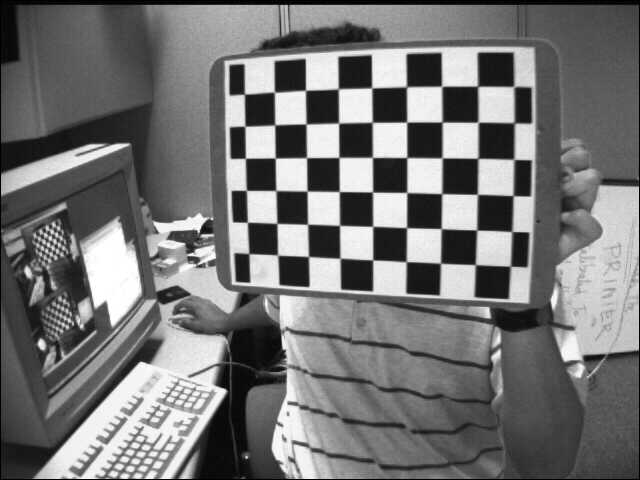
#> input picture 2_image_formation/calibration_images/left01.jpg, 640 x 480 px; its folder holds only this picture in this run
$ python 01_calibration.py
#> lines starting #> are read from the running program, lines starting #| are printed output that depends on the picture; long printed decimals are rounded
import cv2
import numpy as np
import glob
import os

# 체크보드 내부 코너 개수
CHECKERBOARD = (9, 6)

# 체크보드 한 칸 실제 크기 (mm)
square_size = 25.0

# 코너 정밀화 조건 (반복 횟수 30회 또는 정밀도 0.001 도달 시 종료)
criteria = (cv2.TERM_CRITERIA_EPS + cv2.TERM_CRITERIA_MAX_ITER, 30, 0.001)

# 실제 좌표 생성
objp = np.zeros((CHECKERBOARD[0] * CHECKERBOARD[1], 3), np.float32)
objp[:, :2] = np.mgrid[0:CHECKERBOARD[0], 0:CHECKERBOARD[1]].T.reshape(-1, 2)
objp *= square_size

# 저장할 좌표
objpoints = [] # 3D 실제 세계 좌표
imgpoints = [] # 2D 이미지 내 좌표

images = glob.glob("./calibration_images/left*.jpg")
img_size = None

# -----------------------------
# 1. 체크보드 코너 검출
# -----------------------------
for fname in images:
    img = cv2.imread(fname)
#> img is the input picture: shape (480, 640, 3); min 0, max 255, mean 116.6
    gray = cv2.cvtColor(img, cv2.COLOR_BGR2GRAY)
    if img_size is None:
        img_size = (gray.shape[1], gray.shape[0])
#> img_size = (640, 480)

    # 체크보드 코너 찾기
    ret, corners = cv2.findChessboardCorners(gray, CHECKERBOARD, None)
#> ret = True; corners = 54 rows, first 8: [244.5, 94.33], [274.6, 92.24], [305.5, 90.4], [338.4, 88.84], [371.6, 87.98], [406.8, 86.92], [441.6, 86.37], [477.6, 86.38]

    # 코너 검출에 성공한 경우에만 좌표 추가
    if ret == True:
        objpoints.append(objp)

        # 코너 위치 정밀화 (Sub-pixel accuracy)
        corners2 = cv2.cornerSubPix(gray, corners, (11, 11), (-1, -1), criteria)
#> corners2 = 54 rows, first 8: [244.4, 94.14], [274.4, 92.21], [305.5, 90.32], [338.3, 88.79], [371.7, 87.87], [406.5, 86.71], [441.6, 86.25], [477.6, 86.22]
        imgpoints.append(corners2)

        # 검출된 코너 시각화 (확인용)
        # cv2.drawChessboardCorners(img, CHECKERBOARD, corners2, ret)
        # cv2.imshow('img', img)
        # cv2.waitKey(100)

cv2.destroyAllWindows()

# -----------------------------
# 2. 카메라 캘리브레이션
# -----------------------------
# ret: 재투영 오차, K: 내부 행렬, dist: 왜곡 계수, rvecs: 회전 벡터, tvecs: 이동 벡터
ret, K, dist, rvecs, tvecs = cv2.calibrateCamera(
    objpoints,
    imgpoints,
    img_size,
    None,
    None)
#> ret = 0.161; K = [[811.4, 0, 306.3], [0, 768.8, 314.7], [0, 0, 1]]; dist = [[-0.656, 0.296, -0.0603, 0.0206, -0.406]]; rvecs = ([0.252, 0.427, 0.0302],); tvecs = ([-47.08, -169.8, 587.5],)

print("Camera Matrix K:")
print(K)
#| [[811.353   0.         306.305]
#|  [  0.         768.773 314.671 ]
#|  [  0.           0.           1.        ]]

print("\nDistortion Coefficients:")
print(dist)
#| [[-0.6556   0.2957  -0.06027  0.02059 -0.4062]]

# -----------------------------
# 3. 왜곡 보정 시각화
# -----------------------------
# 첫 번째 이미지를 불러와서 테스트
# 리스트의 첫 번째 이미지를 읽어와 테스트 진행
img = cv2.imread(images[0])
h, w = img.shape[:2]
#> h = 480; w = 640

# 왜곡 보정을 위한 최적의 새 카메라 행렬 계산
new_K, roi = cv2.getOptimalNewCameraMatrix(K, dist, (w, h), 1, (w, h))
#> new_K = [[580.9, 0, 334.3], [0, 541.3, 299], [0, 0, 1]]; roi = (80, 70, 517, 354)

# 왜곡 보정 수행 (계산된 new_K 적용)
undistorted = cv2.undistort(img, K, dist, None, new_K)
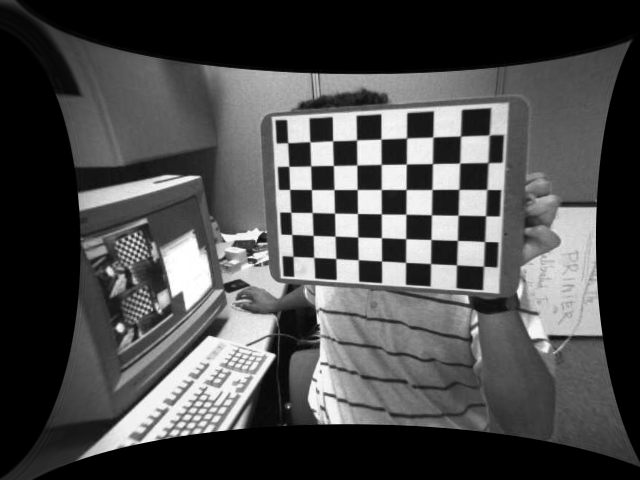
#> undistorted: shape (480, 640, 3); min 0, max 255, mean 75.3

# 결과 비교를 위해 원본과 보정본을 가로로 결합
comparison = np.hstack((img, undistorted))
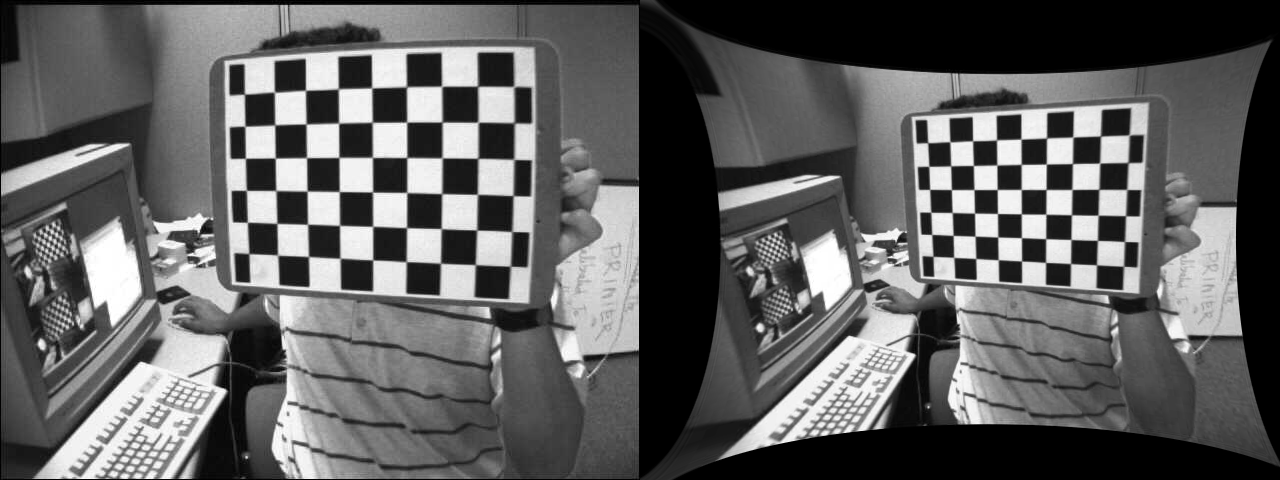
#> comparison: shape (480, 1280, 3); min 0, max 255, mean 95.9

# 화면 출력
cv2.imshow("Comparison", comparison)
cv2.waitKey(0)
cv2.destroyAllWindows()

$ run again, on 2_image_formation/calibration_images/left05.jpg
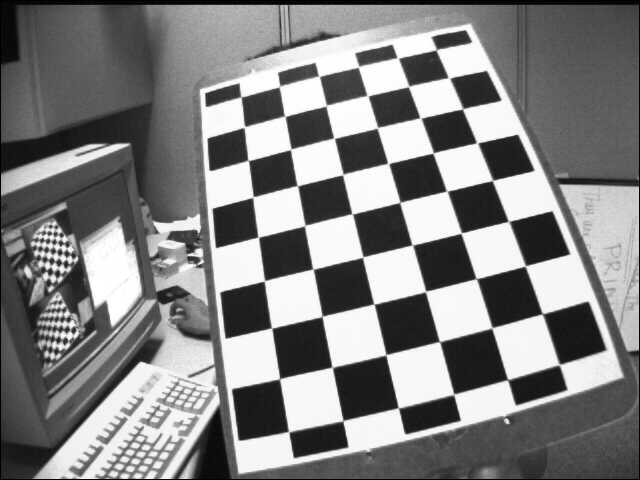
#> input picture 2_image_formation/calibration_images/left05.jpg, 640 x 480 px
#> img is the input picture: shape (480, 640, 3); min 0, max 255, mean 129.8
#> `ret, corners = cv2.findChessboardCorners(gray, CHECKERBOARD, None)`: ret = True; corners = 54 rows, first 8: [435.9, 50.23], [450, 78.54], [462.7, 108.8], [476.5, 142.8], [492.5, 180.5], [508.4, 221.1], [525.3, 265.9], [542.1, 313.6]
#> corners2 = 54 rows, first 8: [436.3, 49.72], [449, 77.82], [462.6, 108.7], [477.1, 142.9], [492.5, 180.4], [508.7, 221.4], [525.3, 265.9], [542.4, 313.8]
#> `ret, K, dist, rvecs, tvecs = cv2.calibrateCamera( objpoints, imgpoints..`: ret = 0.143; K = [[639.5, 0, 320.2], [0, 651.5, 193.3], [0, 0, 1]]; dist = [[-0.412, -0.0341, 0.027, 0.0148, 0.431]]; rvecs = ([-0.361, 0.527, 1.3],); tvecs = ([71.82, -88.53, 380.3],)
#| [[639.458   0.         320.195]
#|  [  0.         651.460 193.277]
#|  [  0.           0.           1.        ]]
#| [[-0.412 -0.03405  0.027  0.01479   0.431  ]]
#> new_K = [[521, 0, 334.1], [0, 536.2, 210.7], [0, 0, 1]]; roi = (26, 40, 593, 418)
#> `undistorted = cv2.undistort(img, K, dist, None, new_K)`:
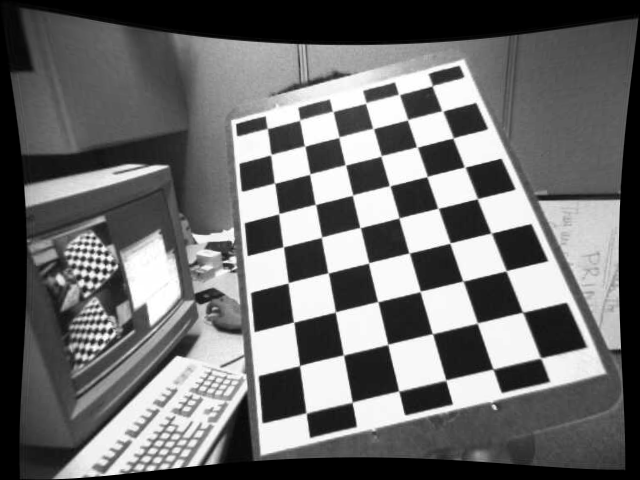
#> undistorted: shape (480, 640, 3); min 0, max 255, mean 108.8
#> `comparison = np.hstack((img, undistorted))`:
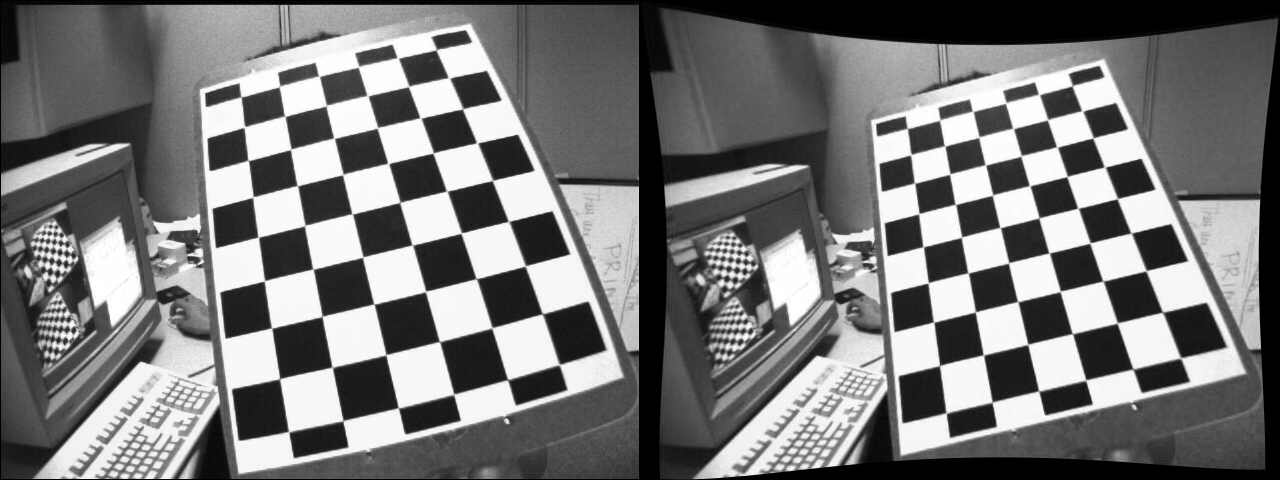
#> comparison: shape (480, 1280, 3); min 0, max 255, mean 119.3

$ run again, on 2_image_formation/calibration_images/left06.jpg
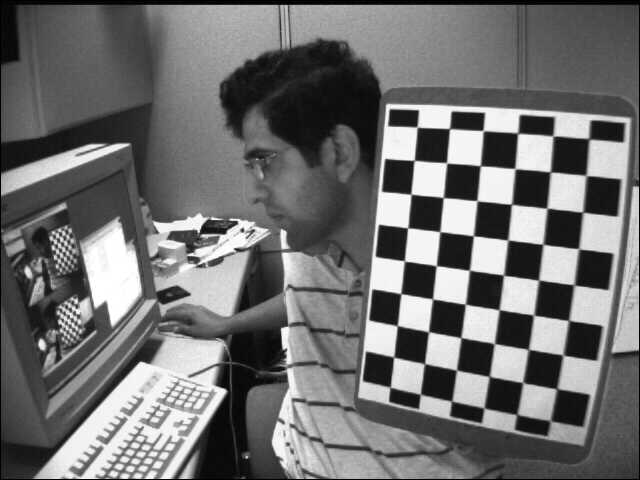
#> input picture 2_image_formation/calibration_images/left06.jpg, 640 x 480 px
#> img is the input picture: shape (480, 640, 3); min 0, max 255, mean 111.6
#> `ret, corners = cv2.findChessboardCorners(gray, CHECKERBOARD, None)`: ret = True; corners = 54 rows, first 8: [589.1, 139], [586.5, 175.8], [582, 212.4], [578.4, 248.2], [574.2, 284.7], [568.5, 320.2], [561.9, 355.4], [556.5, 388.5]
#> corners2 = 54 rows, first 8: [588.9, 138.7], [586.1, 175.5], [582.7, 212.2], [578.7, 248.8], [574, 284.9], [568.7, 320.6], [563, 355], [556.8, 388.8]
#> `ret, K, dist, rvecs, tvecs = cv2.calibrateCamera( objpoints, imgpoints..`: ret = 0.129; K = [[638.5, 0, 274.7], [0, 644.8, 221.8], [0, 0, 1]]; dist = [[-0.377, 0.0417, -9.77e-05, 0.0319, 0.101]]; rvecs = ([0.483, 0.397, 1.63],); tvecs = ([211.1, -56.21, 406.4],)
#| [[638.450   0.         274.706]
#|  [  0.         644.821 221.782]
#|  [  0.           0.           1.        ]]
#| [[-3.76940141e-01  4.17449793e-02 -9.76627187e-05  3.18911428e-02
#|    1.01376989e-01]]
#> new_K = [[518.6, 0, 300.3], [0, 508.1, 217.7], [0, 0, 1]]; roi = (42, 35, 578, 400)
#> `undistorted = cv2.undistort(img, K, dist, None, new_K)`:
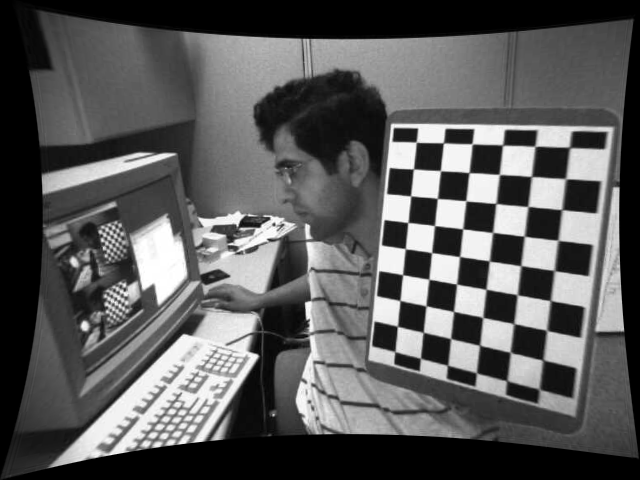
#> undistorted: shape (480, 640, 3); min 0, max 255, mean 89.4
#> `comparison = np.hstack((img, undistorted))`:
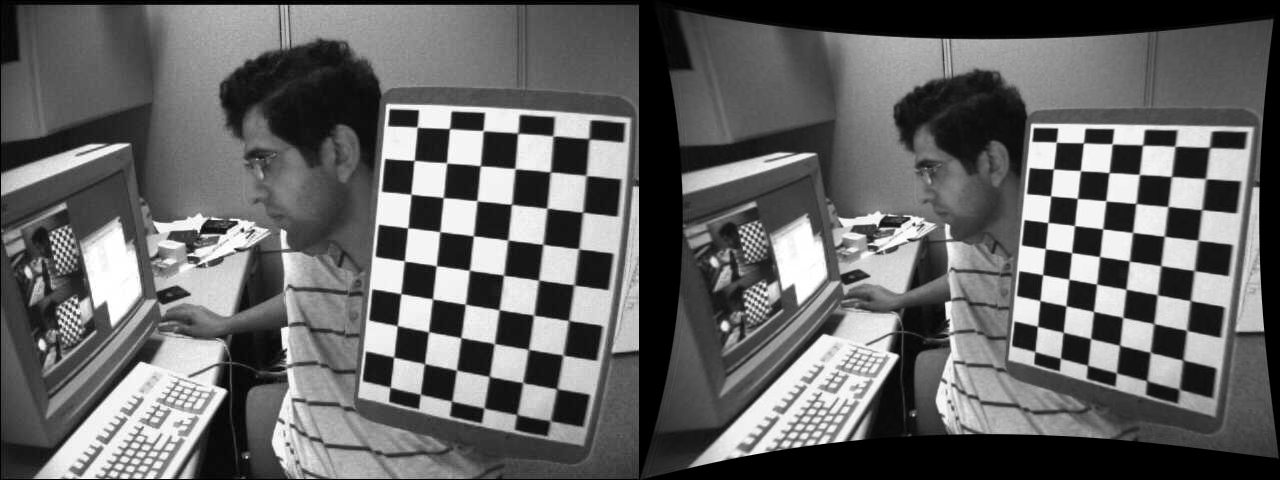
#> comparison: shape (480, 1280, 3); min 0, max 255, mean 100.5

$ run again, on 2_image_formation/calibration_images/left07.jpg
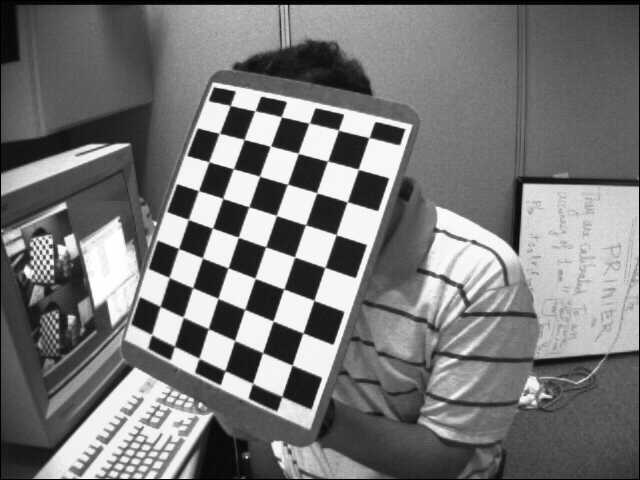
#> input picture 2_image_formation/calibration_images/left07.jpg, 640 x 480 px
#> img is the input picture: shape (480, 640, 3); min 0, max 255, mean 119.5
#> `ret, corners = cv2.findChessboardCorners(gray, CHECKERBOARD, None)`: ret = True; corners = 54 rows, first 8: [368.8, 137.9], [358.2, 169.3], [347.2, 202.1], [336.2, 234.5], [324.8, 267.4], [314.1, 300.2], [303.2, 333.1], [292.2, 365]
#> corners2 = 54 rows, first 8: [369, 137.6], [358.3, 169.3], [347.2, 201.9], [336.1, 234.7], [324.9, 267.4], [313.9, 300.3], [303, 332.9], [292.1, 365.2]
#> `ret, K, dist, rvecs, tvecs = cv2.calibrateCamera( objpoints, imgpoints..`: ret = 0.182; K = [[715.8, 0, 331.1], [0, 695.3, 180.1], [0, 0, 1]]; dist = [[-0.699, 2.73, 0.0316, 0.0155, -9.38]]; rvecs = ([0.198, 0.467, 1.84],); tvecs = ([27.28, -31.5, 510.6],)
#| [[715.825   0.         331.050]
#|  [  0.         695.279  180.078]
#|  [  0.           0.           1.        ]]
#| [[-0.6991  2.731   0.03155  0.01553 -9.376]]
#> new_K = [[415.2, 0, 418.1], [0, 356.7, 274.1], [0, 0, 1]]; roi = (226, 182, 371, 246)
#> `undistorted = cv2.undistort(img, K, dist, None, new_K)`:
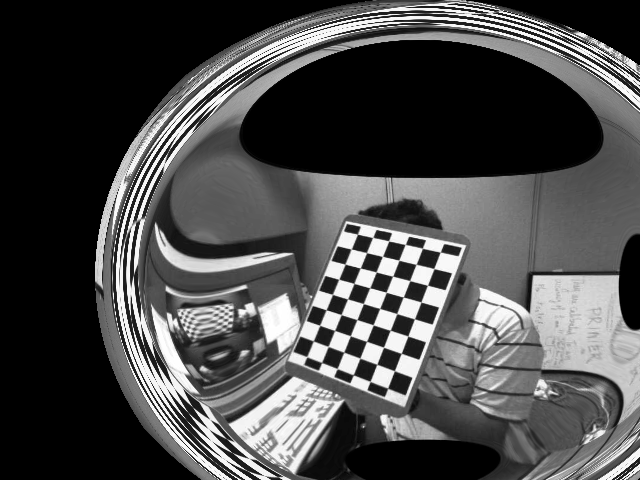
#> undistorted: shape (480, 640, 3); min 0, max 255, mean 75.1
#> `comparison = np.hstack((img, undistorted))`:
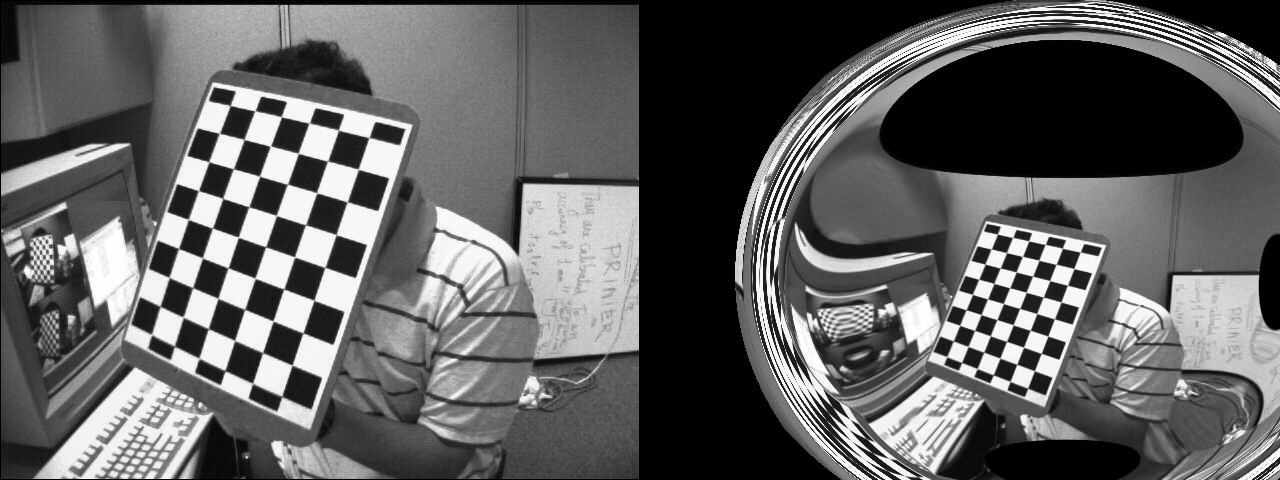
#> comparison: shape (480, 1280, 3); min 0, max 255, mean 97.3

$ run again, on 2_image_formation/calibration_images/left02.jpg
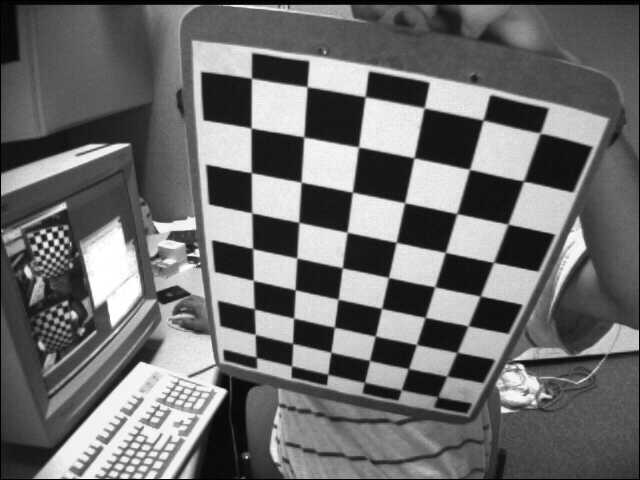
#> input picture 2_image_formation/calibration_images/left02.jpg, 640 x 480 px
#> img is the input picture: shape (480, 640, 3); min 0, max 255, mean 109
#> `ret, corners = cv2.findChessboardCorners(gray, CHECKERBOARD, None)`: ret = True; corners = 54 rows, first 8: [256.6, 357.4], [255.3, 334.5], [254.8, 309], [253.3, 280.1], [252.5, 248], [251.8, 212.8], [251.2, 172.5], [251.4, 128.3]
#> corners2 = 54 rows, first 8: [256.4, 362.4], [255.2, 334.4], [254.3, 308.9], [253.3, 280.4], [252.6, 248.6], [251.8, 212.8], [251.3, 172.7], [251.1, 128]
#> `ret, K, dist, rvecs, tvecs = cv2.calibrateCamera( objpoints, imgpoints..`: ret = 1.09; K = [[523, 0, 332.5], [0, 525.6, 254.4], [0, 0, 1]]; dist = [[-0.0743, -0.899, 0.0186, -0.00871, 2.25]]; rvecs = ([0.441, 0.686, -1.33],); tvecs = ([-52.06, 70.1, 352.9],)
#| [[523.025   0.         332.550 ]
#|  [  0.         525.582 254.369]
#|  [  0.           0.           1.        ]]
#| [[-0.07435 -0.8993  0.01859 -0.008707  2.253 ]]
#> new_K = [[507.3, 0, 325.7], [0, 499.6, 261.4], [0, 0, 1]]; roi = (56, 52, 554, 400)
#> `undistorted = cv2.undistort(img, K, dist, None, new_K)`:
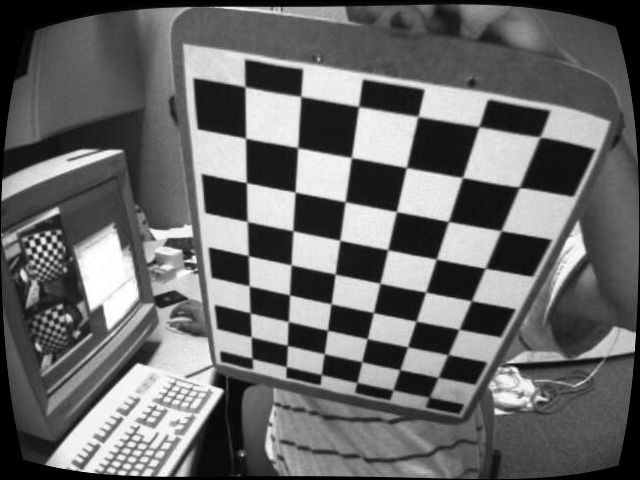
#> undistorted: shape (480, 640, 3); min 0, max 255, mean 105.4
#> `comparison = np.hstack((img, undistorted))`:
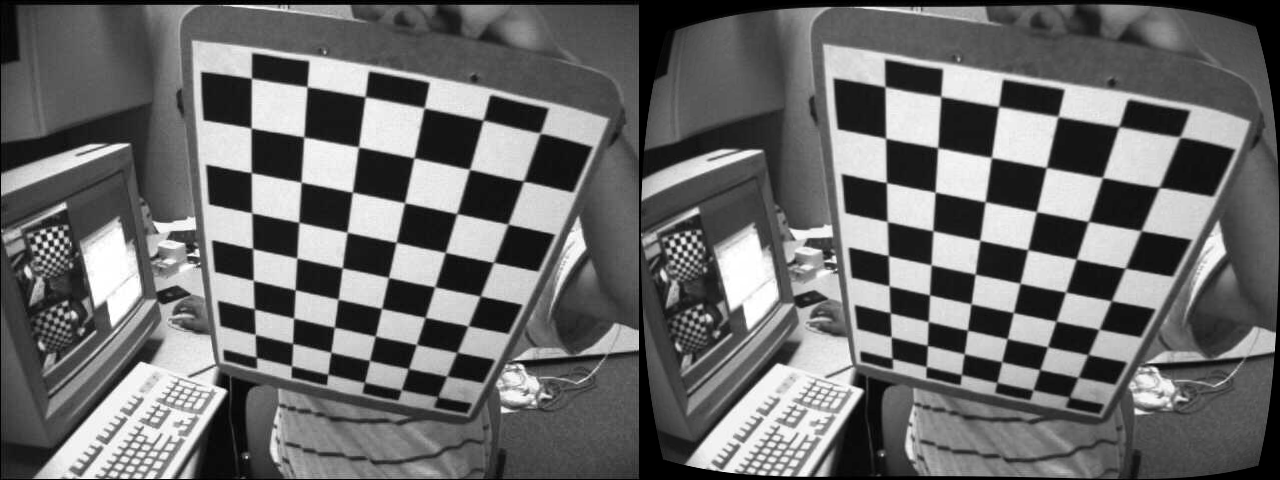
#> comparison: shape (480, 1280, 3); min 0, max 255, mean 107.2
